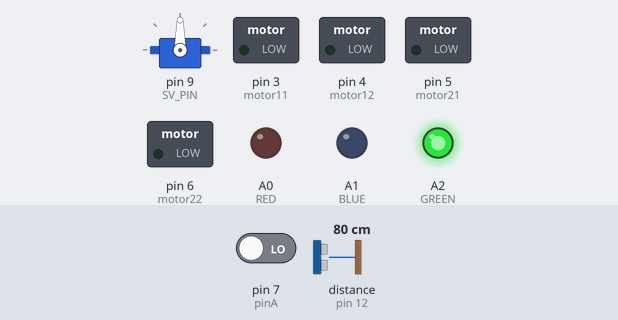
The sketch below on a simulated Arduino Uno, built for the host (arithmetic inside an expression is 32-bit, double 64-bit). Shown: servo, switched loads named in the sketch (green lamp = pin HIGH), output pins drawn as LEDs (lit = HIGH). Wiring (inferred from the names in the program): ultrasonic range finder: trigger pin 11; echo pin 12. The inputs (shaded band) are chosen by the test bench; at power-on: pin 7 (pinA) LOW, distance to the obstacle (sensor on pin 12) 80 cm. The echo pulse lasts 58.3 µs per cm; pins used as bus, display or sensor lines are not drawn; what the sketch prints to the serial monitor is not drawn.

Above: at 0.1 s.
At 38.0 s:
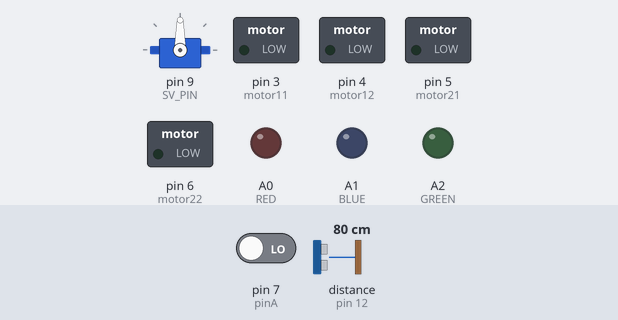
At 82.8 s:
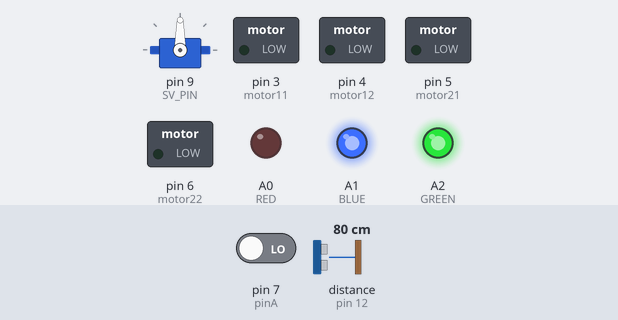
At 120.8 s:
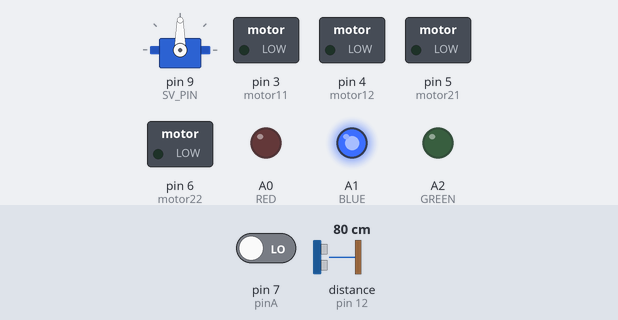
Timing chart, 0 to 122.3 s (numbered marks = the images above):
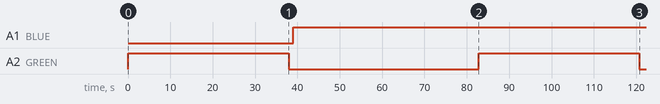

Measured:
- by itself, A1 (BLUE): LOW → HIGH at 39.0 s
- by itself, A2 (GREEN): alternates HIGH for 38.0 s and LOW for 44.8 s

The sketch:

Arduino.ino
```cpp
// dummy file to upload Arduino.
```

func.ino
```cpp

```

main.cpp
```cpp
#include "std.h"
#define rep(i,n) for(int i = 0;i < (int)n;i++)

using namespace std;


void setup() {
  setup_sensors();
  Serial.begin(9600);
}
void loop() {
   digitalWrite(GREEN, HIGH);
   Serial.println("start");
   delay(1000);
   rep(i,180/15){
     set_map(dis(),15*i);
   }
   digitalWrite(GREEN, LOW);
   delay(1000);
   digitalWrite(BLUE, HIGH);
   delay(1000);
   int time = millis();
   Serial.println(time);
   scan();
   Serial.println(time);
   delay(1000);
   Serial.println(time);
   cout << time << endl;
}
```

scan.cpp
```cpp
#include "vector"
#include "iostream"
#include "string"
#include "queue"
#include "scan.h"

#define rep(i,n) for(int i = 0;i <(int)n;i++)

using namespace std;

const int length = 100,width = 100, det_dis = 10;
int cur_x = length/2, cur_y = width/2;
int tg_x = 0,tg_y = 0;
vector<vector<int> > field_map(length,vector<int>(width,1));
const int dx[4] = {0,1,0,-1}, dy[4] = {1,0,-1,0};
vector<vector<bool> > seen(length,vector<bool>(width,false));
queue<int> que;

//map 0:障害物なし,1:未探査,2:障害物あり

void set_map(float r,float theta){
    int x = cur_x + r*sin(theta), y = cur_y + r*cos(theta);
    // cout << x << ' ' << y << endl;
    rep(i,length){
        rep(j,width){
            if(field_map[i][j] == 2)continue;
            if((i-x)*(i-x) + (j-y)*(j-y) < 10) field_map[i][j] = 2;
            else if((cur_x-i)*(cur_x-i) + (cur_y-j)*(cur_y-j) < det_dis*det_dis && field_map[i][j] != 2)field_map[i][j] = 0;
        }
    }
    // field_map[cur_x][cur_y] = 100;
}
int bfs(){
    while (!que.empty()){
        int xy = que.front();
        // cout << xy << ' ';
        que.pop();
        int x = xy/100,y = xy%100;
        seen[x][y] = true;
        rep(dir,4){
            int xd = x + dx[dir], yd = y + dy[dir];
            if(xd < 0 || xd >= length || yd < 0 || yd >= width)continue;
            if(field_map[xd][yd] == 2)continue;
            if(seen[xd][yd])continue;
            que.push(100*xd+yd);
            seen[xd][yd] = true;
            if(field_map[xd][yd] == 1){
                return xd*100+yd;
            }
        }
    }
    return 9999;
}

vector<float> move(int cur,int goal){
    vector<float> road(2,0.0);
    if(goal == 9999)return road;
    else{
        float cx = cur/100,cy = cur%100;
        float gx = goal/100,gy = goal%100;
        float r = sqrt((cx-gx)*(cx-gx)+(cy-gy)*(cy-gy));
        float t = (cx-gx)/(cy-gy);
        cout << t << endl;
        float theta = atan(t);
        road[0] = r,road[1] = theta;
        return road;
    }
}

// void set_map(float r,float theta){
//     int x = cur_x + r*cos(theta)/10, y = cur_y + r*sin(theta)/10;
//     Serial.print(r);
//     if(r > det_dis)return 0;
//     rep(i,length){
//         rep(j,width){
//             if(i == x && j == y) field_map[i][j]--;
//             else field_map[i][j]++;
//         }
//     }
//     rep(i,length){
//         rep(j,width)Serial.print(field_map[i][j]);
//     }
// }

// void bfs(int x,int y){
//     seen[x][y] = true;
//     // rep(dir,4){
//     //     int xd = x + dx[dir], yd = y + dy[dir];
//     //     if(xd < 0 || xd >= length || yd < 0 || yd >= width)continue;
//     //     if(field_map[xd][yd] < 0)continue;
//     //     if(seen[xd][yd])continue;
//     //     if(field_map[xd][yd] == 0)return 0;
//     //     while(!que.empty()){

//     //     }
//     // }
//     while (!que.empty){

//         rep(dir,4){
//             int xd = x + dx[dir], yd = y + dy[dir];
//             if(xd < 0 || xd >= length || yd < 0 || yd >= width)continue;
//             if(field_map[xd][yd] < 0)continue;
//             if(seen[xd][yd])continue;
//             if(field_map[xd][yd] == 0)que.push(100*xd+yd);
//         }
//     }

// }

void scan(){
    float r = 10.0, theta = 30.0;
    int div = 15;
    rep(i,180/div){
        set_map(r,i*div);
    }
    que.push(100*cur_x+cur_y);
    cout << bfs() << endl;
    rep(i,length){
        rep(j,width)cout << seen[i][j] << ' ';
        cout << endl;
    }
    rep(i,length){
        rep(j,width)cout << field_map[i][j] << ' ';
        cout << endl;
    }
    int cur = cur_x*100+cur_y;
    vector<float> trans = move(cur,bfs());
    rep(i,2)cout << trans[i] << ' ';
}
```

scan.h
```cpp
#ifndef _SCAN
#define _SCAN

#include "ArduinoSTL.h"

void set_map(float r,float theta);
void scan();

#endif
```

map.cpp
```cpp
// #include "vector"
// #include "map.h"
// #define rep(i,n) for (int i = 0;i < (int)n;i++)

// using namespace std;

// const int length = 80,width = 40, det_dis = 100;
// int cur_x = length/2, cur_y = width/2;
// vector<vector<int>> field_map(length,vector<int>(width,0));
// const int dx[4] = {0,1,0,-1}, dy[4] = {1,0,-1,0};
// bool seen[length][width];

// void set_map(float r,float theta){
//     int x = cur_x + r*cos(theta)/10, y = cur_x + r*sin(theta)/10;
//     if(r > det_dis)return 0;
//     rep(i,length){
//         rep(j,width){
//             if(i == x && j == y) field_map[i][j]--;
//             else field_map[i][j]++;
//         }
//     }
// }

// void dfs(int x,int y){
//     seen[x][y] = true;
//     rep(dir,4){
//         int xd = x + dx[dir], yd = y + dy[dir];
//         if(xd < 0 || xd >= length || yd < 0 || yd >= width)continue;
//         if(field_map[xd][yd] < 0)continue;
//         if(seen[xd][yd])continue;
//         if(field_map[xd][yd] == 0)return 0;
//         dfs(xd,yd);
//     }
// }

// void scan(){

// }
```

sensors.h
```cpp
#include "lib/ang_loc.h"
#include "lib/led.h"
#include "lib/svm.h"
#include "lib/dcm.h"
#include "lib/rot_enc.h"
#include "lib/ult_snc.h"
#include "lib/water.h"

void setup_sensors(){
    Serial.begin(9600);
    // set_ang_loc();
    set_led();
    set_svm();
    set_dcm();
    set_rot_enc();
    set_ult_snc();
    set_water();
}
```

std.h
```cpp
#ifndef _STD_H_
#define _STD_H_

#include "ArduinoSTL.h"
#include "src/sensors.h"
#include "scan.h"

void setup();
void loop();

#endif
```

ang_loc.h
```cpp
#include "Wire.h"
#include "I2Cdev.h"
#include "MPU6050_6Axis_MotionApps20.h" //instantiate a MPU6050 object, the object name is mpu MPU6050 mpu(0x68);
//statement MPU6050 control and state variable
bool dmpReady = false;
uint8_t mpuIntStatus;
uint16_t packetSize;
uint16_t fifoCount;
//set true if DMP init was successful
//This variable is used to save the state when MPU6050 stop
//Return to equipment status, 0 for success, others for error
// expected DMP packet size (default is 42 bytes)
// count of all bytes currently in FIFO
uint8_t fifoBuffer[64]; // FIFO storage buffer //state direction and movement of variables:
Quaternion q;
VectorFloat gravity;
float ypr[3];
//statement MPU6050 control and state variable
uint8_t devStatus;
MPU6050 mpu(0x68);
volatile bool mpuInterrupt = false;
void dmpDataReady()
{
mpuInterrupt = true; }
void set_ang_loc(){
    // indicates whether MPU interrupt pin has
Serial.begin(9600); //Open the serial port and set the baud rate to 115200, upload the program to the Arduino IDE and observe th situation of the serial port
//add the bus sequence of I2C
Wire.begin();
//Initial setup MPU6050
Serial.println("Initializing I2C devices...");
mpu.initialize();
//verify connection
Serial.println("Testing device connections..."); Serial.println(mpu.testConnection() ?
"MPU6050 connection successful":
"MPU6050 connection failed");
delay(2);
//delay 2ms
//upload and configure DMP digital motion processing engine
Serial.println("Initializing DMP...");
devStatus = mpu.dmpInitialize(); //Return to DMP status, 0 for success, others for error
// if return to 0
if (devStatus == 0) {
// make DMP digital motion processing engine
Serial.println("Enabling DMP...");
mpu.setDMPEnabled(true);
//Enabling the Arduino interrupt detection
Serial.println("Enabling interrupt detection (Arduino external interrupt 0)..."); attachInterrupt(0, dmpDataReady, RISING);
mpuIntStatus = mpu.getIntStatus();
// set our DMP Ready flag so the main loop() function knows it's okay to use it
Serial.println("DMP ready! Waiting for first interrupt...");
dmpReady = true;
// get expected DMP packet size for later comparison
packetSize = mpu.dmpGetFIFOPacketSize(); }
else
{
// ERROR!
// 1 = initial memory load failed
// 2 = DMP configuration updates failed
// (if it's going to break, usually the code will be 1)
Serial.print("DMP Initialization failed (code ");
Serial.print(devStatus);
Serial.println(")");
}
}

float ang(){
  float alpha, omiga; //state two floating-point variables, alpha and omiga
  //if MPU6050 DMP status to error, the program stop working
  if (!dmpReady)
    return;
  // wait for MPU interrupt or extra packet(s) available
  if (!mpuInterrupt && fifoCount < packetSize)
    return;
  // reset interrupt flag and get INT_STATUS byte
  mpuInterrupt = false;
  mpuIntStatus = mpu.getIntStatus();
  // check for overflow (this should never happen unless our code is too inefficient)
  if ((mpuIntStatus & 0x10) || fifoCount == 1024) {
  // reset so we can continue cleanly
    mpu.resetFIFO();
    Serial.println("FIFO overflow!");
  }
  // otherwise, check for DMP data ready interrupt (this should happen frequently) }
  else if (mpuIntStatus & 0x02) {
  // wait for correct available data length, should be a VERY short wait
  while (fifoCount < packetSize) fifoCount = mpu.getFIFOCount();
  // read a packet from FIFO
  mpu.getFIFOBytes(fifoBuffer, packetSize);
  // track FIFO count here in case there is > 1 packet available
  // (this lets us immediately read more without waiting for an interrupt)
  fifoCount -= packetSize;
  mpu.dmpGetQuaternion(&q, fifoBuffer);
  mpu.dmpGetGravity(&gravity, &q);
  mpu.dmpGetYawPitchRoll(ypr, &q, &gravity); //take three axis angle from the DMP. they are Yaw, Pitch and Roll. put them into the succession of the array.Units: radian
  alpha=-ypr[2] * 180/M_PI;
  omiga=mpu.getRotationX()/16.4; //configuration is 16. plus or minus2000°/s, 65536/4000
  // get current FIFO count fifoCount = mpu.getFIFOCount();
  Serial.print("Alpha "); Serial.print(alpha); Serial.print("\tOmiga "); Serial.println(omiga);
  }
  return omiga;
}
```

dcm.h
```cpp
const int motor11 = 3;
const int motor12 = 4;
const int motor21 = 5;
const int motor22 = 6;

void set_dcm(){
  pinMode(motor11, OUTPUT);
  pinMode(motor12, OUTPUT);
  pinMode(motor21, OUTPUT);
  pinMode(motor22, OUTPUT);
}
```

led.h
```cpp
#ifndef _LED
#define _LED

void set_led();

#endif

const int RED = A0;
const int BLUE = A1;
const int GREEN = A2;

void set_led(){
  pinMode(GREEN, OUTPUT);
  pinMode(BLUE, OUTPUT);
  pinMode(RED, OUTPUT);
}
```

rot_enc.h
```cpp
const int pinA = 7;
const int pinB = 8;
int encoderPosCount = 0;
int pinALast;
int aVal;
boolean bCW;

void set_rot_enc(){
  pinMode (pinA, INPUT);
  pinMode (pinB, INPUT);
  pinALast = digitalRead(pinA);
}
```

svm.h
```cpp
#include <Servo.h>
Servo myservo;
const int SV_PIN = 9;

void set_svm(){
    myservo.attach(SV_PIN, 500, 2400);  // サーボの割当(パルス幅500~2400msに指定)
}
```

ult_snc.h
```cpp
#define rep(i,n) for (int i = 0;i < (int)n;i++)
const int trigPin = 11;
const int echoPin = 12;
float duration = 0;
float res_distance = 0;

void set_ult_snc(){
  pinMode(trigPin, OUTPUT);
  pinMode(echoPin, INPUT);
}
float dis(){
  rep(i,6) {
        rep(j,100) {
            digitalWrite(trigPin, LOW);
            digitalWrite(echoPin, LOW);
            delayMicroseconds(1);
            digitalWrite(trigPin, HIGH);
            delayMicroseconds(10);
            digitalWrite(trigPin, LOW);
            duration = pulseIn(echoPin, HIGH);
            res_distance += duration * 0.000001 * 34000 / 2;
        }
        digitalWrite(trigPin, LOW);
        digitalWrite(echoPin, LOW);
        res_distance = res_distance * 0.01;//１００個の平均を取る
    }
    return res_distance;
}
```

water.h
```cpp
const int sensorPin = A3; //sensor pin connected to analog pin A0
int liquid_level;
void set_water(){
    pinMode(sensorPin, INPUT);
}
```
